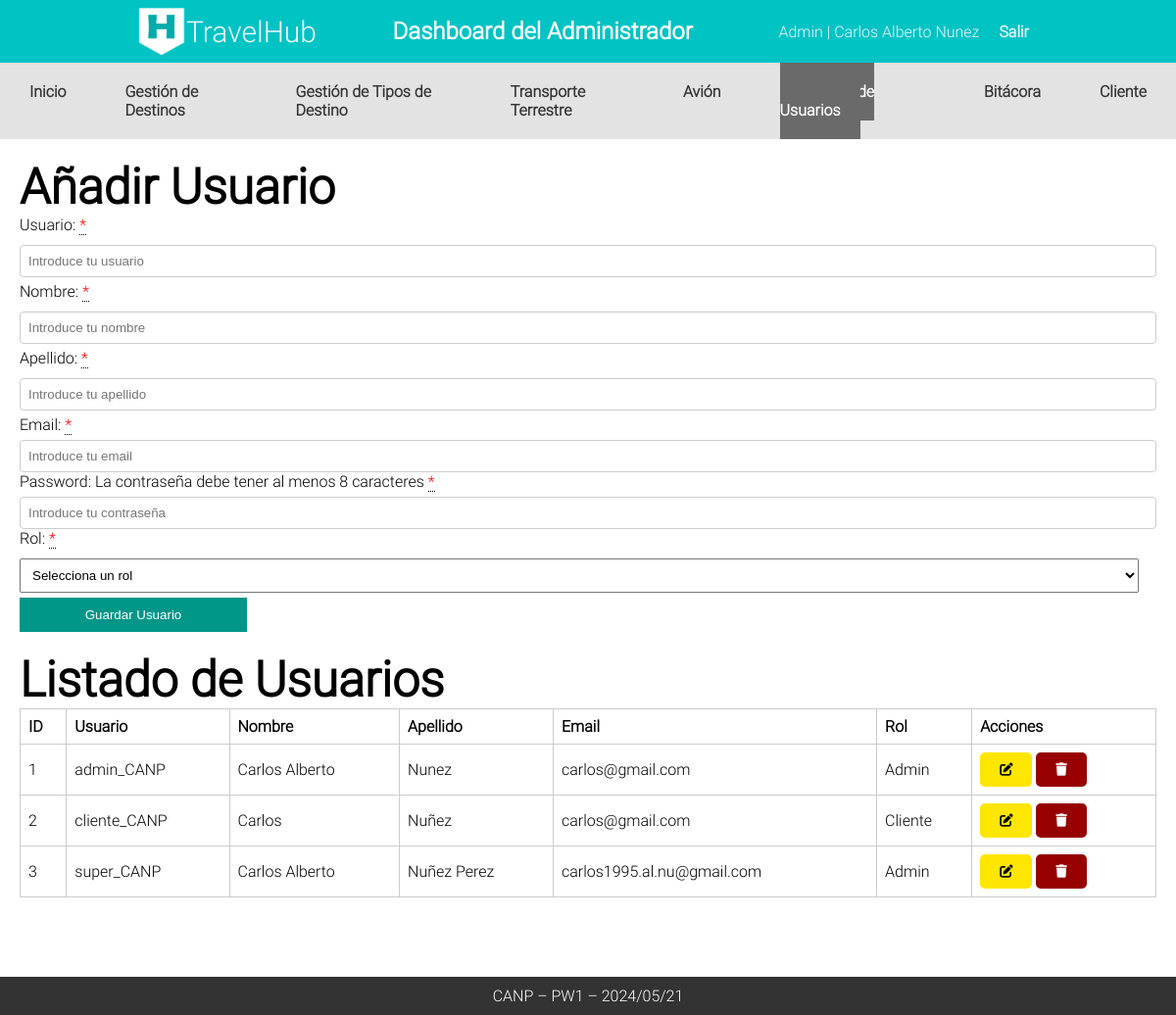
/Admin/CANP_ReporteUsuarios (signed in), run on an earlier commit of the app's database.
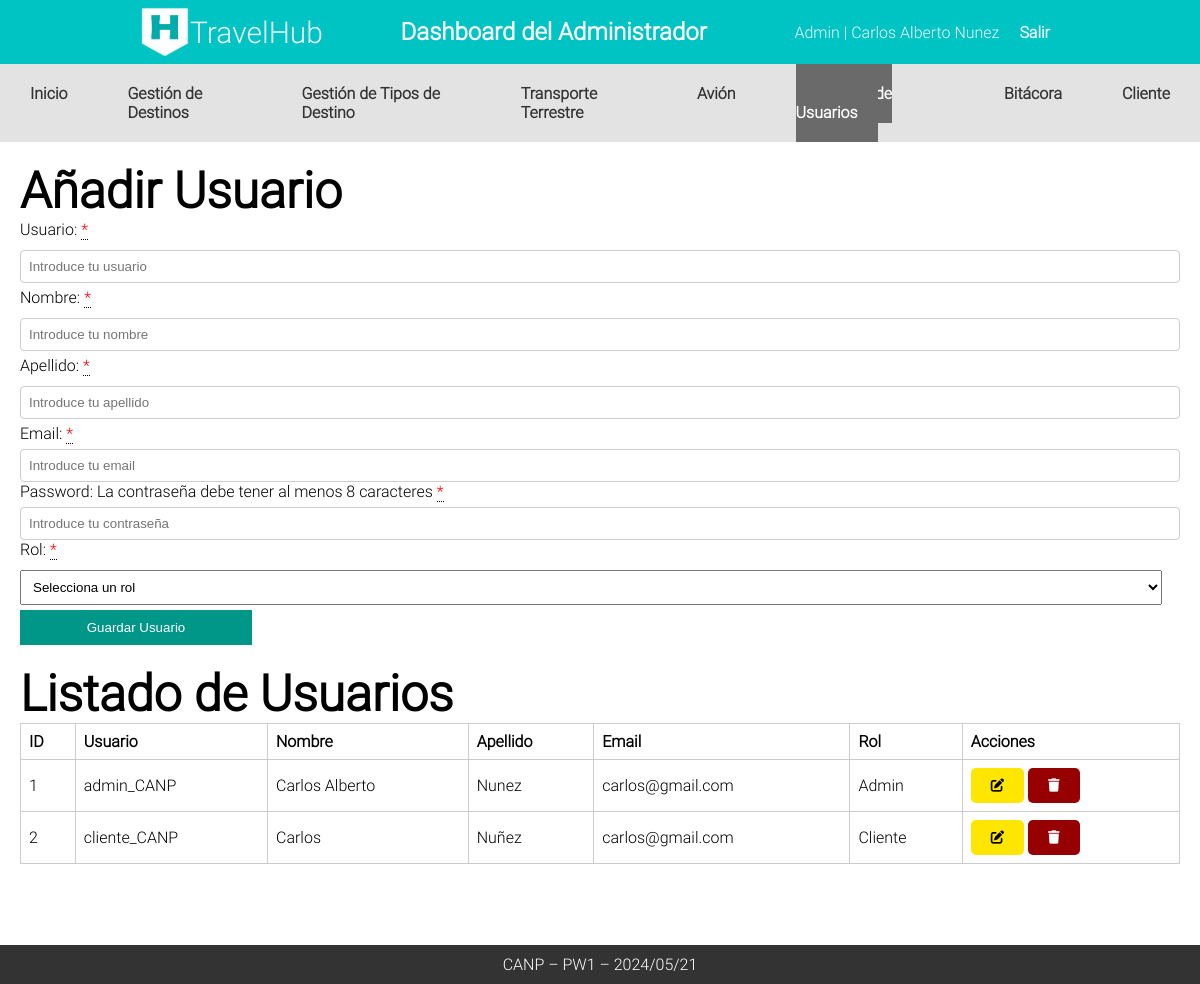
And on a later commit of the database.
### tables this page shows
CREATE TABLE `tblusuarios` (
  `Id_usuario` int(11) NOT NULL,
  `Usuario` varchar(255) NOT NULL,
  `Nombre` varchar(50) NOT NULL,
  `Apellido` varchar(50) NOT NULL,
  `Email` varchar(100) NOT NULL,
  `Password` varchar(255) NOT NULL,
  `Rol` int(11) NOT NULL
);

CREATE TABLE `tblroles` (
  `Id_rol` int(11) NOT NULL,
  `rol` varchar(255) NOT NULL
);

### Controllers/templateCtr.php (called while the page is built)
<?php
class Template
{
    public static function templateCtr()
    {
        include 'Views/plantilla.php';
    }
}

### index.php (called while the page is built, shortened)
<?php
include_once "Controllers/templateCtr.php";
include_once "Controllers/usuariosCtr.php";
include_once "Models/usuariosMdl.php";
$template = new Template();
$template->templateCtr();

### Models/CANP_conexion.php (called while the page is built, shortened)
<?php
class Conexion {
    public static function conectar() {
        try {
            $dsn = sprintf('mysql:host=%s;dbname=%s;charset=utf8', self::DB_HOST, self::DB_NAME);
            $link = new PDO($dsn, self::DB_USER, self::DB_PASSWORD, self::DB_OPTIONS);
            return $link;
        } catch (PDOException $e) {
            error_log('Error de conexión: ' . $e->getMessage());
            return null;
        }
    }
}

### Models/usuariosMdl.php (called while the page is built, shortened)
<?php
require_once "CANP_conexion.php";
class UsuariosMdl {
    public static function canp_leer_usuarios_mdl() {
        $stmt = Conexion::conectar()->prepare("SELECT * FROM tblusuarios");
        $stmt->execute();
        return $stmt->fetchAll();
    }
    public static function canp_leer_rol_id_mdl($rol) {
        $stmt = Conexion::conectar()->prepare("SELECT * FROM tblroles WHERE Id_rol = :id_rol");
        $stmt->bindParam(":id_rol", $rol, PDO::PARAM_INT);
        $stmt->execute();
        return $stmt->fetch();
    }
}

### Controllers/usuariosCtr.php (called while the page is built, shortened)
<?php
class UsuariosCtr {
    public static function canp_leer_usuarios_ctr() {
        $respuesta = UsuariosMdl::canp_leer_usuarios_mdl();
        return $respuesta;
    }
 public static function canp_leer_rol_id_ctr($rol) {
    $respuesta = UsuariosMdl::canp_leer_rol_id_mdl($rol);
    return $respuesta;
}
}

### Admin/CANP_ReporteUsuarios.php (the view, shortened to what this page needs)
<?php
include 'Components/cabeceraAdmin.php';
include 'Components/navAdmin.php'
?>
    <div class="contenedor">
    <h2>Añadir Usuario</h2>
    <form id="formUsuario" class="formUsuario" method="post" enctype="multipart/form-data">
        <label for="usuario">Usuario:   <div class="tooltip required"> *<span class="tooltiptext">Campo obligatorio</span></div></label>
        <input type="text" id="usuario" name="usuario" placeholder="Introduce tu usuario">
        <label for="nombre">Nombre: <div class="tooltip required"> *<span class="tooltiptext">Campo obligatorio</span></div></label>
        <input type="text" id="nombre" name="nombre" placeholder="Introduce tu nombre">
        <label for="apellido">Apellido: <div class="tooltip required"> *<span class="tooltiptext">Campo obligatorio</span></div></label>
        <input type="text" id="apellido" name="apellido" placeholder="Introduce tu apellido">
        <label for="email">Email:   <div class="tooltip required"> *<span class="tooltiptext">Campo obligatorio</span></div></label>
        <input type="email" id="email" name="email" placeholder="Introduce tu email">
        <label for="password">Password: La contraseña debe tener al menos 8 caracteres <div class="tooltip required"> *<span class="tooltiptext">Campo obligatorio</span></div></label>
        <input type="password" id="password" name="password" placeholder="Introduce tu contraseña">
        <label for="rol">Rol:   <div class="tooltip required"> *<span class="tooltiptext">Campo obligatorio</span></div></label>
        <select id="rol" name="rol" >
            <option value="">Selecciona un rol</option>
        </select>
        <button type="submit" class="btnformulario" id="btnGuardar">Guardar Usuario</button>
    </form>
<h2>Listado de Usuarios</h2>
        <table class="tblUsuarios">
            <thead>
                <tr>
                    <th>ID</th>
                    <th>Usuario</th>
                    <th>Nombre</th>
                    <th>Apellido</th>
                    <th>Email</th>
                    <th>Rol</th>
                    <th>Acciones</th>
                </tr>
            </thead>
            <tbody>
                <?php
                    $usuarios = UsuariosCtr::canp_leer_usuarios_ctr();
                    foreach ($usuarios as $key => $usuario) {
                            $rol = UsuariosCtr::canp_leer_rol_id_ctr($usuario["Rol"]);
                      echo '
                      <tr>
                            <td>'.($key+1).'</td>
                            <td>'.$usuario["Usuario"].'</td>
                            <td>'.$usuario["Nombre"].'</td>
                            <td>'.$usuario["Apellido"].'</td>
                            <td>'.$usuario["Email"].'</td>
                            <td>'.$rol["rol"].'</td>
                            <td>
                           <button class="edit editarUsuario" editarUsuario="'.$usuario["Id_usuario"].'"> <i class="fa-solid fa-pen-to-square"></i></button>
                           <button class="delete eliminarUsuario" eliminarUsuario="'.$usuario["Id_usuario"].'" ><i class="fa-solid fa-trash"></i></button>
                           </td>
                            </td>
                       </tr>
                      ';
                    }
                ?>
            </tbody>
        </table>
</div>

What changed in the data, as far as the page shows it:
removed tblusuarios: Usuario "super_CANP", Nombre "Carlos Alberto", Apellido "Nuñez Perez", Email "carlos1995.al.nu@gmail.com", Rol.rol "Admin"
